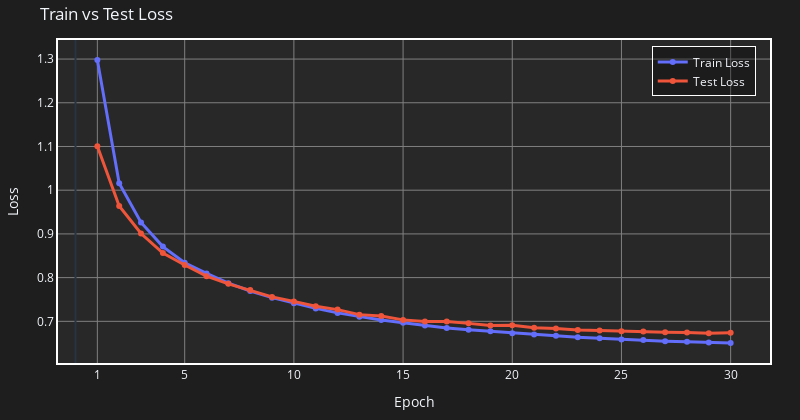
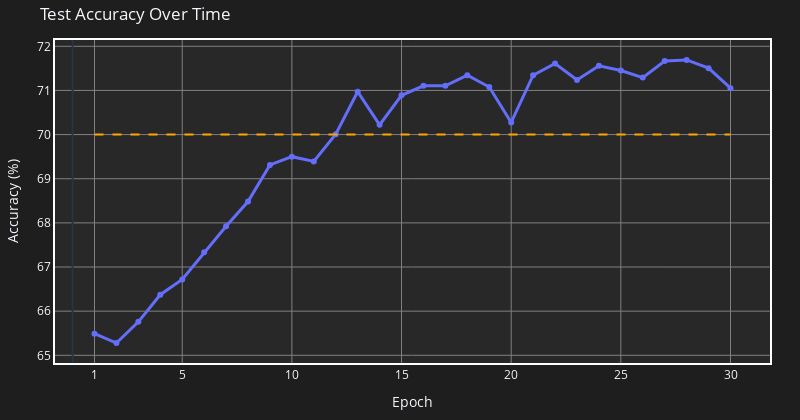

Notebook source saved alongside these figures, in order:
### Markdown cell above
####  Plot Train/Test Loss

### Code cell
from evaluation import plot_training_results

# Generate plots
plot_training_results(train_losses, test_losses, accuracies, EPOCHS)

### Figure 1 — Plotly figure (JSON) as saved in the notebook; plotly's stock layout.template omitted (floating-point values rounded to 4 significant figures)
{"data": [{"hoverinfo": "text", "hovertext": ["Epoch 1: 1.2981", "Epoch 2: 1.0161", "Epoch 3: 0.9263", "Epoch 4: 0.8709", "Epoch 5: 0.8340", "Epoch 6: 0.8095", "Epoch 7: 0.7874", "Epoch 8: 0.7695", "Epoch 9: 0.7542", "Epoch 10: 0.7414", "Epoch 11: 0.7296", "Epoch 12: 0.7193", "Epoch 13: 0.7106", "Epoch 14: 0.7029", "Epoch 15: 0.6969", "Epoch 16: 0.6903", "Epoch 17: 0.6849", "Epoch 18: 0.6807", "Epoch 19: 0.6773", "Epoch 20: 0.6728", "Epoch 21: 0.6697", "Epoch 22: 0.6668", "Epoch 23: 0.6634", "Epoch 24: 0.6613", "Epoch 25: 0.6587", "Epoch 26: 0.6571", "Epoch 27: 0.6546", "Epoch 28: 0.6530", "Epoch 29: 0.6516", "Epoch 30: 0.6502"], "line": {"width": 3}, "mode": "lines+markers", "name": "Train Loss", "type": "scatter", "x": [1, 2, 3, 4, 5, 6, 7, 8, 9, 10, 11, 12, 13, 14, 15, 16, 17, 18, 19, 20, 21, 22, 23, 24, 25, 26, 27, 28, 29, 30], "y": [1.298, 1.016, 0.9263, 0.8709, 0.834, 0.8095, 0.7874, 0.7695, 0.7542, 0.7414, 0.7296, 0.7193, 0.7106, 0.7029, 0.6969, 0.6903, 0.6849, 0.6807, 0.6773, 0.6728, 0.6697, 0.6668, 0.6634, 0.6613, 0.6587, 0.6571, 0.6546, 0.653, 0.6516, 0.6502]}, {"hoverinfo": "text", "hovertext": ["Epoch 1: 1.1005", "Epoch 2: 0.9639", "Epoch 3: 0.9009", "Epoch 4: 0.8562", "Epoch 5: 0.8289", "Epoch 6: 0.8034", "Epoch 7: 0.7858", "Epoch 8: 0.7715", "Epoch 9: 0.7559", "Epoch 10: 0.7456", "Epoch 11: 0.7345", "Epoch 12: 0.7268", "Epoch 13: 0.7153", "Epoch 14: 0.7120", "Epoch 15: 0.7033", "Epoch 16: 0.6996", "Epoch 17: 0.6996", "Epoch 18: 0.6953", "Epoch 19: 0.6903", "Epoch 20: 0.6910", "Epoch 21: 0.6851", "Epoch 22: 0.6834", "Epoch 23: 0.6802", "Epoch 24: 0.6791", "Epoch 25: 0.6774", "Epoch 26: 0.6768", "Epoch 27: 0.6751", "Epoch 28: 0.6746", "Epoch 29: 0.6729", "Epoch 30: 0.6739"], "line": {"width": 3}, "mode": "lines+markers", "name": "Test Loss", "type": "scatter", "x": [1, 2, 3, 4, 5, 6, 7, 8, 9, 10, 11, 12, 13, 14, 15, 16, 17, 18, 19, 20, 21, 22, 23, 24, 25, 26, 27, 28, 29, 30], "y": [1.101, 0.9639, 0.9009, 0.8562, 0.8289, 0.8034, 0.7858, 0.7715, 0.7559, 0.7456, 0.7345, 0.7268, 0.7153, 0.712, 0.7033, 0.6996, 0.6996, 0.6953, 0.6903, 0.691, 0.6851, 0.6834, 0.6802, 0.6791, 0.6774, 0.6768, 0.6751, 0.6746, 0.6729, 0.6739]}], "layout": {"height": 420, "legend": {"bgcolor": "rgba(0,0,0,0.3)", "bordercolor": "white", "borderwidth": 1, "x": 0.98, "xanchor": "right", "y": 0.98, "yanchor": "top"}, "margin": {"b": 40, "l": 40, "r": 30, "t": 40}, "paper_bgcolor": "rgba(30, 30, 30, 1)", "plot_bgcolor": "rgba(40, 40, 40, 1)", "title": {"text": "Train vs Test Loss"}, "width": 800, "xaxis": {"gridcolor": "gray", "gridwidth": 1, "linecolor": "white", "linewidth": 2, "mirror": true, "showgrid": true, "tickmode": "array", "tickvals": [1, 5, 10, 15, 20, 25, 30], "title": {"text": "Epoch"}, "zeroline": true, "zerolinewidth": 2}, "yaxis": {"gridcolor": "gray", "gridwidth": 1, "linecolor": "white", "linewidth": 2, "mirror": true, "showgrid": true, "title": {"text": "Loss"}, "zeroline": true, "zerolinewidth": 2}}}

### Figure 2 — Plotly figure (JSON) as saved in the notebook; plotly's stock layout.template omitted (floating-point values rounded to 4 significant figures)
{"data": [{"hoverinfo": "text", "hovertext": ["Epoch 1: 65.49%", "Epoch 2: 65.28%", "Epoch 3: 65.76%", "Epoch 4: 66.37%", "Epoch 5: 66.72%", "Epoch 6: 67.33%", "Epoch 7: 67.92%", "Epoch 8: 68.48%", "Epoch 9: 69.31%", "Epoch 10: 69.50%", "Epoch 11: 69.39%", "Epoch 12: 70.01%", "Epoch 13: 70.97%", "Epoch 14: 70.22%", "Epoch 15: 70.89%", "Epoch 16: 71.10%", "Epoch 17: 71.10%", "Epoch 18: 71.34%", "Epoch 19: 71.08%", "Epoch 20: 70.28%", "Epoch 21: 71.34%", "Epoch 22: 71.61%", "Epoch 23: 71.24%", "Epoch 24: 71.56%", "Epoch 25: 71.45%", "Epoch 26: 71.29%", "Epoch 27: 71.67%", "Epoch 28: 71.69%", "Epoch 29: 71.50%", "Epoch 30: 71.05%"], "line": {"width": 3}, "mode": "lines+markers", "name": "Test Accuracy", "type": "scatter", "x": [1, 2, 3, 4, 5, 6, 7, 8, 9, 10, 11, 12, 13, 14, 15, 16, 17, 18, 19, 20, 21, 22, 23, 24, 25, 26, 27, 28, 29, 30], "y": [65.49, 65.28, 65.76, 66.37, 66.72, 67.33, 67.92, 68.48, 69.31, 69.5, 69.39, 70.01, 70.97, 70.22, 70.89, 71.1, 71.1, 71.34, 71.08, 70.28, 71.34, 71.61, 71.24, 71.56, 71.45, 71.29, 71.67, 71.69, 71.5, 71.05]}], "layout": {"height": 420, "legend": {"bgcolor": "rgba(0,0,0,0.3)", "bordercolor": "white", "borderwidth": 1, "x": 0.98, "xanchor": "right", "y": 0.98, "yanchor": "top"}, "margin": {"b": 40, "l": 40, "r": 30, "t": 40}, "paper_bgcolor": "rgba(30, 30, 30, 1)", "plot_bgcolor": "rgba(40, 40, 40, 1)", "shapes": [{"line": {"color": "orange", "dash": "dash", "width": 2}, "type": "line", "x0": 1, "x1": 30, "y0": 70, "y1": 70}], "title": {"text": "Test Accuracy Over Time"}, "width": 800, "xaxis": {"gridcolor": "gray", "gridwidth": 1, "linecolor": "white", "linewidth": 2, "mirror": true, "showgrid": true, "tickmode": "array", "tickvals": [1, 5, 10, 15, 20, 25, 30], "title": {"text": "Epoch"}, "zeroline": true, "zerolinewidth": 2}, "yaxis": {"gridcolor": "gray", "gridwidth": 1, "linecolor": "white", "linewidth": 2, "mirror": true, "showgrid": true, "title": {"text": "Accuracy (%)"}, "zeroline": true, "zerolinewidth": 2}}}
